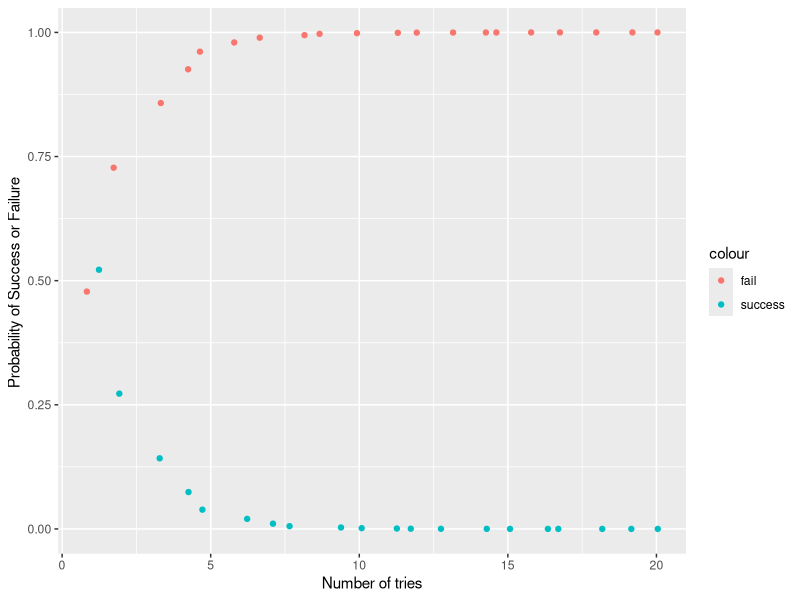

Reproduce this figure in R.
#This program attempts to get the plot of sucessful runs over number of tries
library(dplyr)
library(RSQLite)
library(tidyr)
library(ggplot2)
library(readr)
library(stringr)
library(scales)
library(mixtools)


# There are 4  tests  A, B, C, and D
# Further more A can run in Master or slave modes( M or S)
# 4 instances of each tests can be run at any time
# For all parctical purposes, the total pool of tests can be thought of as
# MSSS
# BBBB
# CCCC
# DDDD
# There are 4 threads to schedule in a iteration
# Stress test is performed by running 4096 iterations of 4 tests selected out of 16

# t0,t1, t2 and t3 are the threads which are used for scheduling
 
# Only if M is scheduled in t0, S can run sucessfully
# e.g MSSS runs successfully -> q3

#     MSSX runs successfully
      # MSXS runs scuccessfully ->q2
      # MXSS runs successfully

      # MSXX runs successfully
      # MXSX runs successfully ->q1
      # MXXS runs successfully

      # MXXX runs successfully ->q0

      # XXXX runs succesfully ->qx

# Probability 
q3 <- (1/13)*(4/16) * (3/15) * (2/14)

q2 <- (2/13) * 3 * (4/16) * (3 /15)* (12/14)

q1 <- (3/13) * 3 * (4/16) * (12/15) * (11/14)

q0 <- (4/13) * (12/16) * (11/15) * (10/14)

qx <- (12/16) * (11/15) * (10/14) * (9/13)

# total probability of a sucessful run in 1 try 

q <- q3 + q2 + q1 + q0 + qx

print(paste("Probability of succesful sheduling is ",q))
# probability of failure in 1st try

 1-q
 
 # Probility of failure in  2 trys

q * ( 1-q)

# Probability of failure in 3 trys

q*q *( 1-q)

# probability of failure in 4096th try 
q^4095 * ( 1-q)

# Probability of success in 4096 tries
#1 - probability of 
P <- q^4096

# Probability of failure
F <- 1-P

# create a vector of 
tries <- c(seq(1,20, by = 1))

# Define a function 
# gives sucess probability in xth tries

sched_success <- function (x, q) { q^(x)}
sched_fail    <- function (x, q) { 1 -  (q^(x))}

# print y 
y<- sched_success(tries,q)
y

# Data Layer
n <-(ggplot)

# Data + Aesthetics Mapping 
n <-ggplot(data_frame(tries),aes(x= tries, y = sapply(tries, sched_success,q)))

# Data + aes + Geometries 
n <- n + geom_jitter(aes( color = "success")) 

n <- n + geom_jitter(aes( x = tries, y = sapply(tries, sched_fail,q),color = "fail"))

# Data + Aesthetic Mapping +  Geom + Facets
#n <- n + facet_grid(. ~ Department.Title ) 

#Data + Aesthetics + Geoms + Facets + Statistics
# ... add a linear regression model here

#Data + Aesthetics + Geoms + Facets + Statistics + Co-ordinates
#n <- n + scale_y_discrete(limits=c("00000","120000"), breaks=seq(00000,120000,10000))
n <- n + xlab("Number of tries")
n <- n + ylab("Probability of Success or Failure ")

#Data + Aesthetics + Geoms + Facets + Statistics + Co-ordinates + Theme 
#n <- n + theme(axis.text.x = element_text(angle=305))

print(n)
